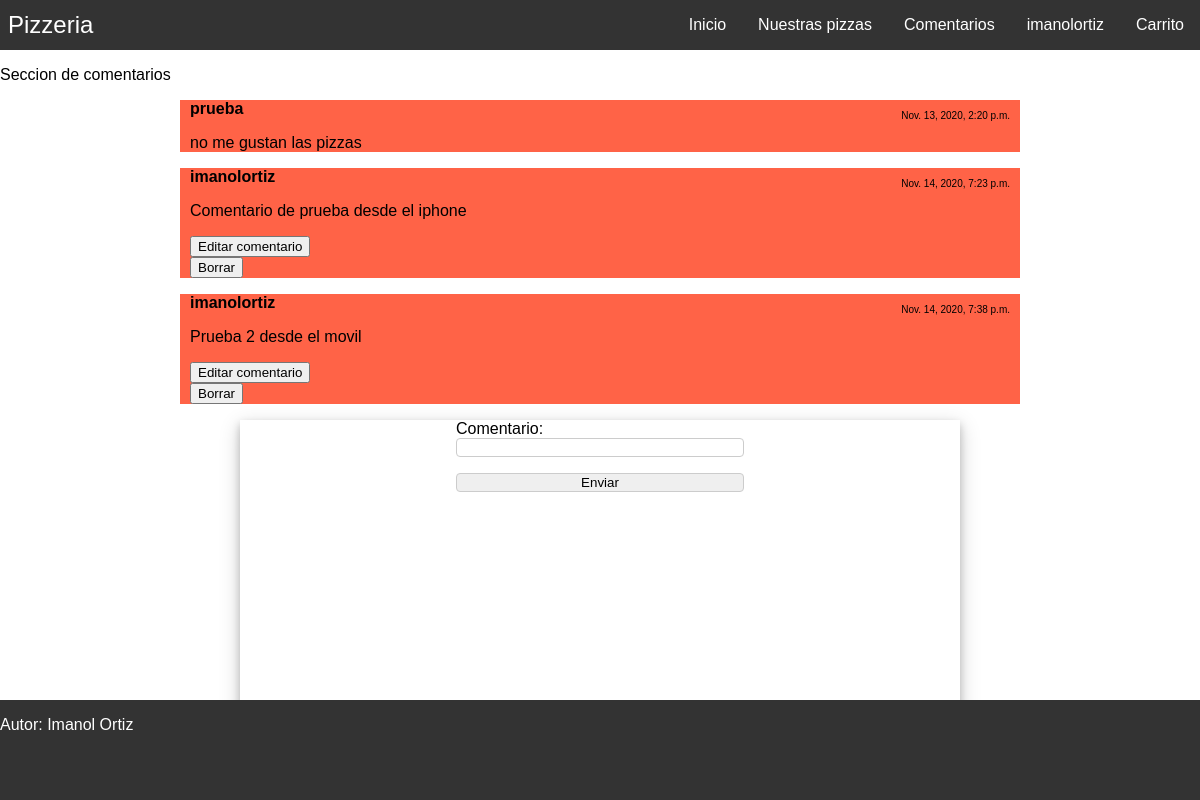
The app's page /dejar_comentario (signed in) with its own data.
### pizzeria/models.py (models this page shows)
class Comentario(models.Model):
    comentario = models.CharField(max_length=1000)
    fecha_publicacion = models.DateTimeField(auto_now_add=True)
    usuario = models.ForeignKey(User, on_delete=models.CASCADE)

### pizzeria/views.py (the view, shortened to what this page needs)
# urls.py: path('dejar_comentario', views.dejar_comentario, name='dejar_comentario'),
@login_required
def dejar_comentario(request):
    if request.method != 'POST':
        comentarios = Comentario.objects.all()
        form = ComentarioForm()
    context = {'form': form, 'comentarios': comentarios}
    return render(request, 'pizzeria/dejar_comentario.html', context)

### pizzeria/forms.py
class ComentarioForm(forms.ModelForm):
    class Meta:
        model = Comentario
        fields = ['comentario']

### pizzeria/templates/pizzeria/dejar_comentario.html (shortened to what this page needs)
{% extends 'pizzeria/base.html' %}
{% block content %}
<p>Seccion de comentarios</p>
{% for comentario in comentarios %}
<div class="comentario">
    <p class="c_usuario">{{comentario.usuario}}</p>
    <p class="texto">{{comentario.comentario}}</p>
    <p class="fecha">{{comentario.fecha_publicacion}}</p>
    {%if comentario.usuario == request.user %}
        <form method="POST" action="{% url 'pizzeria:editar_comentario' comentario.id %}">
            <input type="submit" value="Editar comentario"/>
        </form>
        <form method="POST" action="{% url 'pizzeria:borrar_comentario' comentario.id %}">
            <input type="submit" value="Borrar"/>
        </form>
    {% endif %}
</div>
{% empty %}
    <p>No hay comentarios</p>
{% endfor %}
<div class="formulario">
    <form method="POST" action="{% url 'pizzeria:dejar_comentario' %}">
        {{ form.as_p}}
        <input type="submit" value="Enviar"/>
    </form>
</div>
{% endblock content%}

### pizzeria/templates/pizzeria/base.html (shortened to what this page needs)
<!DOCTYPE html>
<html lang="es">
<head>
    {% load static %}
    <link rel="stylesheet" type="text/css" href="{% static 'pizzeria/styles.css' %}">
</head>
<body>
    <nav class="navbar">
        <div class="brand-title">Pizzeria</div>
        <div class="navbar-links">
          <ul>
            <li><a href="{% url 'pizzeria:index' %}">Inicio</a></li>
            <li><a href="{% url 'pizzeria:nuestras_pizzas' %}">Nuestras pizzas</a></li>
            <li><a href="{% url 'pizzeria:dejar_comentario' %}">Comentarios</a></li>
            {% if user.is_authenticated %}
                <li><a class="usuario" href="{% url 'usuarios:perfil' %}">{{ user.username }}</a></li>
            {% else %}
                <li><a class="usuario" href="{% url 'usuarios:login' %}">Login</a></li>
            {% endif %}
            <li><a class="usuario" href="{% url 'pizzeria:carrito' %}">Carrito</a></li>
          </ul>
        </div>
      </nav>
    {% block content %}
    {% endblock content%}
    <footer>
        <p>Autor: Imanol Ortiz</p>
    </footer>
</body>
</html>

### pizzeria/static/pizzeria/styles.css (style rules this page uses)
* { font-family: Arial, Helvetica, sans-serif; box-sizing: border-box; }
body { margin: 0; padding: 0; }
.navbar { display: flex; position: relative; justify-content: space-between; align-items: center; background-color: #333; color: white; }
.brand-title { font-size: 1.5rem; margin: .5rem; }
.navbar-links { height: 100%; }
.navbar-links ul { display: flex; margin: 0; padding: 0; }
.navbar-links li { list-style: none; }
.navbar-links li a { display: block; text-decoration: none; color: white; padding: 1rem; }
.formulario { width: 60%; height: 300px; margin: 0 auto; box-shadow: 0 4px 8px 0 rgba(0, 0, 0, 0.2), 0 6px 20px 0 rgba(0, 0, 0, 0.19); }
.formulario input, textarea, label { width: 40%; display: block; margin: 0 auto; }
.formulario input, textarea { border: 1px solid #ccc;; border-radius: 4px; }
.formulario input[type="submit"] { margin-top: 10px; }
.comentario { position: relative; background-color: tomato; width: 70%; margin: 0 auto; padding:0px 10px 0px 10px; }
.comentario .c_usuario { font-weight: bold; }
.comentario .fecha { font-size: 10px; position: absolute; top:0; right: 10px; }
footer { background-color: #333; color: white; width: 100%; height: 100px; position: absolute; bottom: 0; }

### records on screen
Comentario: usuario "prueba", comentario "no me gustan las pizzas", fecha_publicacion "Nov. 13, 2020, 2:20 p.m."
Comentario: usuario "imanolortiz", comentario "Comentario de prueba desde el iphone", fecha_publicacion "Nov. 14, 2020, 7:23 p.m."
Comentario: usuario "imanolortiz", comentario "Prueba 2 desde el movil", fecha_publicacion "Nov. 14, 2020, 7:38 p.m."

### other values on screen
{{ user.username }} "imanolortiz"
